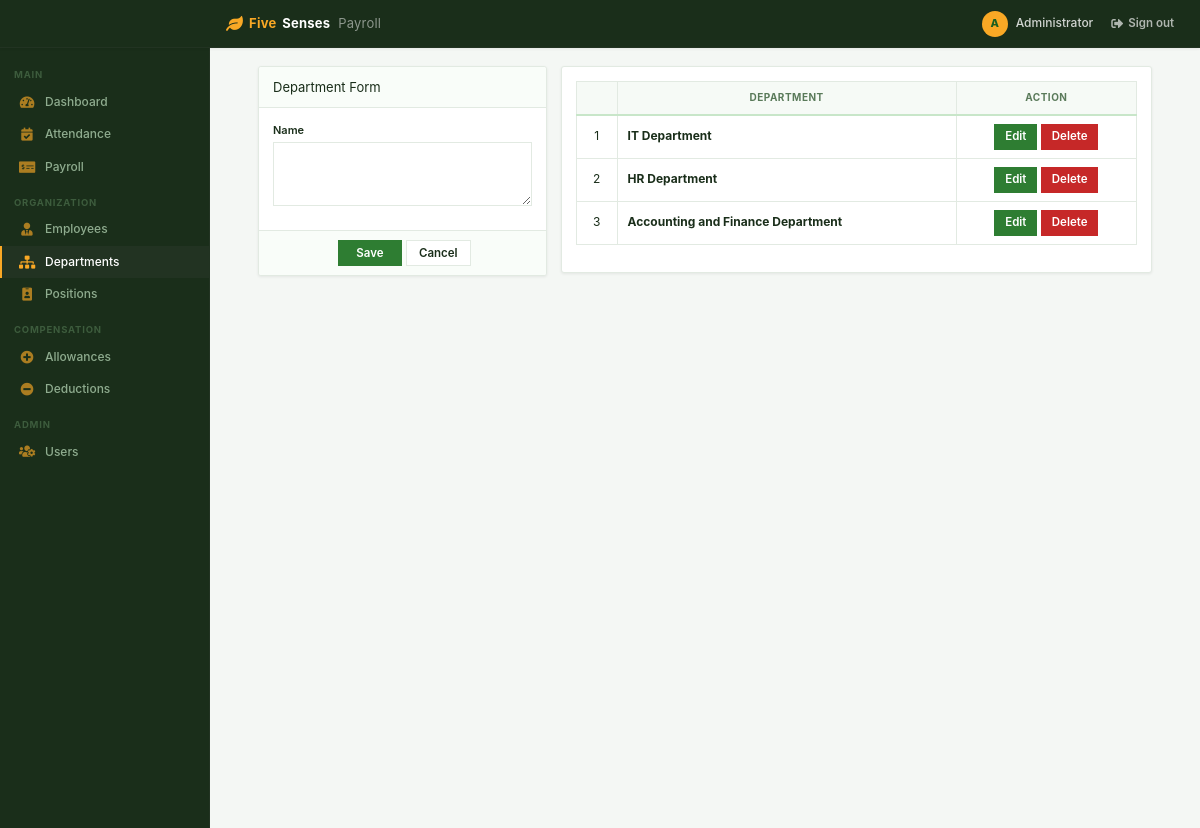
/index.php?page=department (signed in), run on the app's committed database.
### tables this page shows
CREATE TABLE `department` (
  `id` int(30) NOT NULL,
  `name` text NOT NULL
);

### department.php (the view, shortened to what this page needs)
<?php include('db_connect.php');?>
<div class="container-fluid">
	<div class="col-lg-12">
		<div class="row">
			<div class="col-md-4">
			<form action="" id="manage-department">
				<div class="card">
					<div class="card-header">
						  Department Form
				  	</div>
					<div class="card-body">
							<div class="form-group">
								<label class="control-label">Name</label>
								<textarea name="name" id="" cols="30" rows="2" class="form-control"></textarea>
							</div>
					</div>
					<div class="card-footer">
						<div class="row">
							<div class="col-md-12">
								<button class="btn btn-sm btn-primary col-sm-3 offset-md-3"> Save</button>
								<button class="btn btn-sm btn-default col-sm-3" type="button" onclick="_reset()"> Cancel</button>
							</div>
						</div>
					</div>
				</div>
			</form>
			</div>
			<div class="col-md-8">
				<div class="card">
					<div class="card-body">
						<table class="table table-bordered table-hover">
							<thead>
								<tr>
									<th class="text-center">
									<th class="text-center">Department</th>
									<th class="text-center">Action</th>
								</tr>
							</thead>
							<tbody>
								<?php
								$i = 1;
								$department = $conn->query("SELECT * FROM department order by id asc");
								while($row=$department->fetch_assoc()):
								?>
								<tr>
									<td class="text-center"><?php echo $i++ ?></td>
									<td class="">
										 <p> <b><?php echo $row['name'] ?></b></p>
									</td>
									<td class="text-center">
										<button class="btn btn-sm btn-primary edit_department" type="button" data-id="<?php echo $row['id'] ?>" data-name="<?php echo $row['name'] ?>"  >Edit</button>
										<button class="btn btn-sm btn-danger delete_department" type="button" data-id="<?php echo $row['id'] ?>">Delete</button>
									</td>
								</tr>
								<?php endwhile; ?>
							</tbody>
						</table>
					</div>
				</div>
			</div>
		</div>
	</div>
</div>

### assets/css/style.css (style rules this page uses)
*, *::before, *::after { box-sizing: border-box; margin: 0; padding: 0; }
:root { --green: #2e7d32; --green-hover: #256427; --green-deep: #1b5e20; --green-light: #f1f8f1; --green-muted: #c8e6c9; --yellow: #f9a825; --yellow-hover: #f57f17; --yellow-light: #fffde7; --yellow-muted: #fff9c4; --sidebar-bg: #1a2e1a; --sidebar-hover: #223322; --sidebar-active: #2e7d32; --sidebar-text: #8fac8f; --sidebar-text-act:#ffffff; --sidebar-border: #223322; --sidebar-w: 210px; --topbar-bg: #ffffff; --topbar-border: #e4ede4; --topbar-h: 48px; --bg: #f4f7f4; --surface: #ffffff; --border: #e2eae2; --border-h:#c8d8c8; --text: #1a2e1a; --text-2: #5a7a5a; --text-ph: #9ab89a; --danger: #c62828; --info: #1565c0; --warning: #e65100; --r: 3px; --r-sm: 0px; --r-lg: 4px; --sh: 0 1px 3px rgba(0,0,0,.07); --sh-md: 0 4px 14px rgba(0,0,0,.10); --t: .15s ease; }
html, body { height: 100%; background: var(--bg); color: var(--text); font-size: 13px; line-height: 1.55; -webkit-font-smoothing: antialiased; }
.card { background: var(--surface); border: 1px solid var(--border) !important; border-radius: var(--r) !important; box-shadow: var(--sh); margin-bottom: 14px; }
.card-header { padding: 10px 14px !important; background: #f9fdf9 !important; border-bottom: 1px solid var(--border) !important; display: flex; align-items: center; gap: 8px; border-radius: var(--r) var(--r) 0 0 !important; }
.card-body { padding: 14px !important; }
.card-footer { padding: 9px 14px !important; background: #f9fdf9 !important; border-top: 1px solid var(--border) !important; }
.table { width: 100%; border-collapse: collapse; font-size: 12px; }
.table thead th { padding: 8px 10px; font-size: 10px; font-weight: 700; text-transform: uppercase; letter-spacing: .5px; color: var(--text-2); background: #f6faf6; border-bottom: 2px solid var(--green-muted); white-space: nowrap; }
.table tbody td { padding: 8px 10px; border-bottom: 1px solid var(--border); color: var(--text); vertical-align: middle; }
.table-hover tbody tr { transition: background var(--t); }
.table-bordered { border: 1px solid var(--border); }
.table-bordered th, .table-bordered td { border: 1px solid var(--border); }
.form-group { margin-bottom: 10px; }
label, .col-form-label { font-size: 11px; font-weight: 600; color: var(--text); margin-bottom: 3px; display: block; }
.form-control, .form-select { height: 30px; padding: 4px 9px; border: 1px solid var(--border); border-radius: var(--r-sm); background: var(--surface); color: var(--text); font-size: 12px; width: 100%; transition: border-color var(--t), box-shadow var(--t); outline: none; }
.form-control::placeholder { color: var(--text-ph); }
textarea.form-control { height: auto; min-height: 64px; resize: vertical; }
.btn { display: inline-flex; align-items: center; justify-content: center; gap: 5px; height: 30px; padding: 0 12px; border-radius: var(--r-sm); border: 1px solid transparent; font-size: 12px; font-weight: 600; cursor: pointer; transition: all var(--t); white-space: nowrap; text-decoration: none; user-select: none; }
.btn-sm { height: 26px; padding: 0 10px; font-size: 11.5px; }
.btn-primary { background: var(--green); border-color: var(--green); color: #fff; }
.btn-danger { background: var(--danger); border-color: var(--danger); color: #fff; }
.btn-default { background: var(--surface); border-color: var(--border); color: var(--text); }
.row { margin-left: -7px; margin-right: -7px; }
.row > [class*="col-"] { padding-left: 7px; padding-right: 7px; }
body { background: var(--bg) !important; background-image: none !important; }

### department.php (style rules this page uses)
td { vertical-align: middle !important; }
td p { margin: unset }

### data on the page
department: name "IT Department"
department: name "HR Department"
department: name "Accounting and Finance Department"

### other printed values
substr($_SESSION['login_name'],0,1) "A"
$_SESSION['login_name'] "Administrator"
